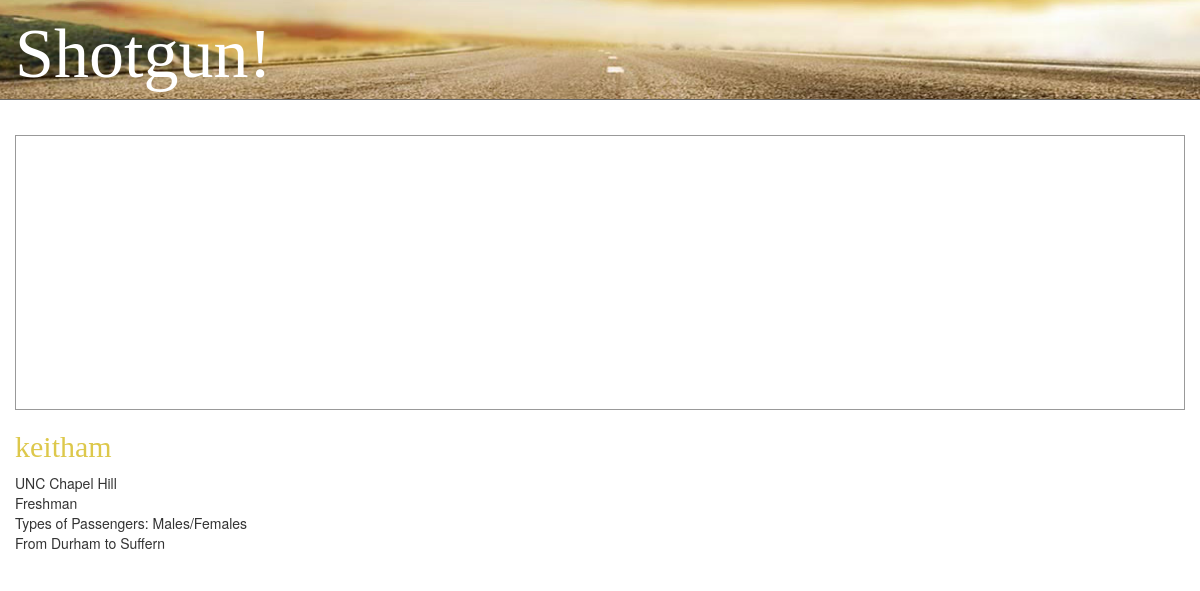
Screenshot of /rides/show/1 with the database file from the repository.
### drive/models.py (models this page shows)
class Ride(models.Model):
    driver = models.ForeignKey(User)
    fromLocation = models.ForeignKey('Location', related_name='ride_from_set')
    toLocation = models.ForeignKey('Location', related_name='ride_to_set')
    leavingOn = models.DateField()
    gasMoney = models.DecimalField(max_digits=6, decimal_places=2)
    luggageRoom = models.IntegerField()

class ShotgunProfile(models.Model):
    YEARS = (
        ('Freshman', 'Freshman'),
        ('Sophomore', 'Sophomore'),
        ('Junior', 'Junior'),
        ('Senior', 'Senior'),
        ('Professor', 'Professor'),
    )
    SCHOOLS = (
        ('UNC Chapel Hill', 'UNC Chapel Hill'),
    )
    PASSENGERS = (
        ('Males', 'Males'),
        ('Females', 'Females'),
        ('Males/Females', 'Males/Females'),
    )
    user = models.OneToOneField(User, related_name='shotgunprofile')
    avatar = models.ImageField(upload_to='images/avatars/', default='')
    school = models.CharField(max_length=50, choices=SCHOOLS, default='UNC Chapel Hill')
    year = models.CharField(max_length=10, choices=YEARS, default='Freshman')
    passengers = models.CharField(max_length=15, choices=PASSENGERS, default='Males/Females')

class Location(models.Model):
    lat = models.DecimalField(max_digits=10, decimal_places=6)
    lng = models.DecimalField(max_digits=10, decimal_places=6)
    formattedAddress = models.CharField(max_length=255)
    city = models.CharField(max_length=255)

### drive/views.py (the view)
# urls.py: url(r'^rides/show/(?P<pk>\d+)$', views.rides_show, name='rides_show'),
def rides_show(request, pk):
    ride = get_object_or_404(Ride, id=pk)
    return render(request, "rides/show.html", {'ride': ride})

### shotgun/resources/templates/rides/show.html (shortened to what this page needs)
{% extends 'layout_header.html' %}
{% block content %}
    <div id="map_canvas">
    </div>
    <section id="section-ride-show">
            <div class="ride">
                <h2>{{ride.driver.username}}</h2>
                <p>
                    {{ride.driver.shotgunprofile.school}}<br>
                    {{ride.driver.shotgunprofile.year}}<br>
                    Types of Passengers: {{ride.driver.shotgunprofile.passengers}}<br>
                    From {{ride.fromLocation.city}} to {{ride.toLocation.city}}
                </p>
            </div>
    </section>
{% endblock %}

### shotgun/resources/public/css/shotgun.css (style rules this page uses)
html, body { height: 100%; }
h2, h3, h4 { font-family: Avenir; color: #ddc84b; }
#map, #map_canvas { margin-top: 35px; height: 275px; width: 100%; border: 1px solid #999999; }

### rows the page displays
Ride: driver.username "keitham", driver.shotgunprofile.school "UNC Chapel Hill", driver.shotgunprofile.year "Freshman", driver.shotgunprofile.passengers "Males/Females", fromLocation.city "Durham", toLocation.city "Suffern"
